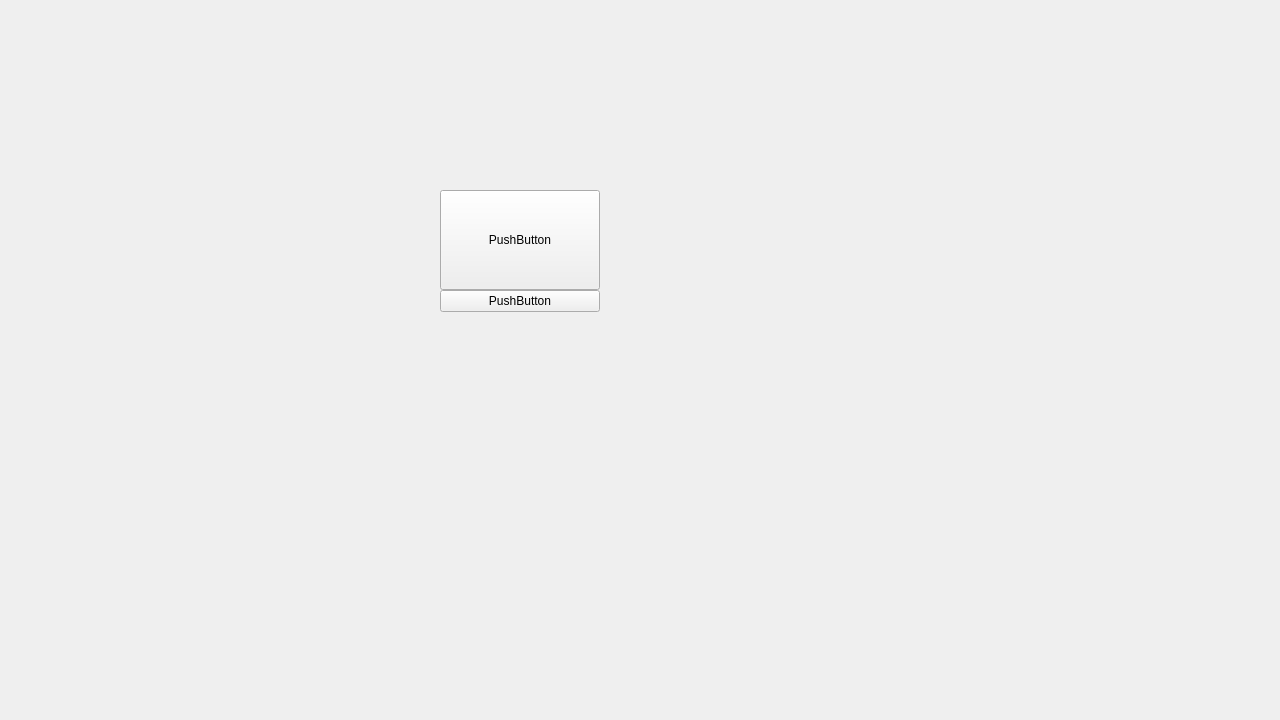
<?xml version="1.0" encoding="UTF-8"?>
<ui version="4.0">
 <class>Form</class>
 <widget class="QWidget" name="Form">
  <property name="geometry">
   <rect>
    <x>0</x>
    <y>0</y>
    <width>1280</width>
    <height>720</height>
   </rect>
  </property>
  <property name="windowTitle">
   <string>Form</string>
  </property>
  <widget class="QWidget" name="verticalLayoutWidget">
   <property name="geometry">
    <rect>
     <x>440</x>
     <y>190</y>
     <width>160</width>
     <height>271</height>
    </rect>
   </property>
   <layout class="QVBoxLayout" name="verticalLayout">
    <property name="spacing">
     <number>0</number>
    </property>
    <property name="sizeConstraint">
     <enum>QLayout::SetMaximumSize</enum>
    </property>
    <item>
     <widget class="QPushButton" name="pushButton_2">
      <property name="minimumSize">
       <size>
        <width>0</width>
        <height>100</height>
       </size>
      </property>
      <property name="text">
       <string>PushButton</string>
      </property>
     </widget>
    </item>
    <item>
     <widget class="QPushButton" name="pushButton">
      <property name="text">
       <string>PushButton</string>
      </property>
     </widget>
    </item>
   </layout>
  </widget>
 </widget>
 <resources/>
 <connections/>
</ui>
